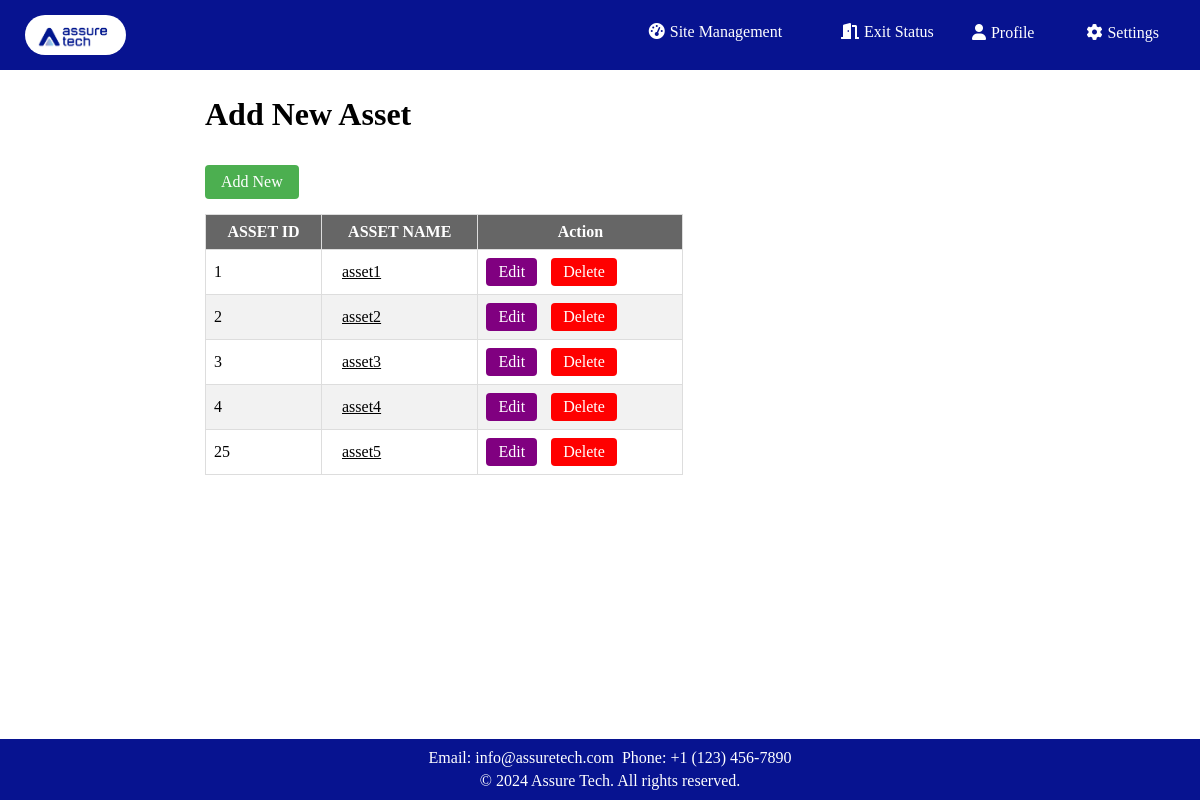
The page /asset_site/ on the database as committed earlier.
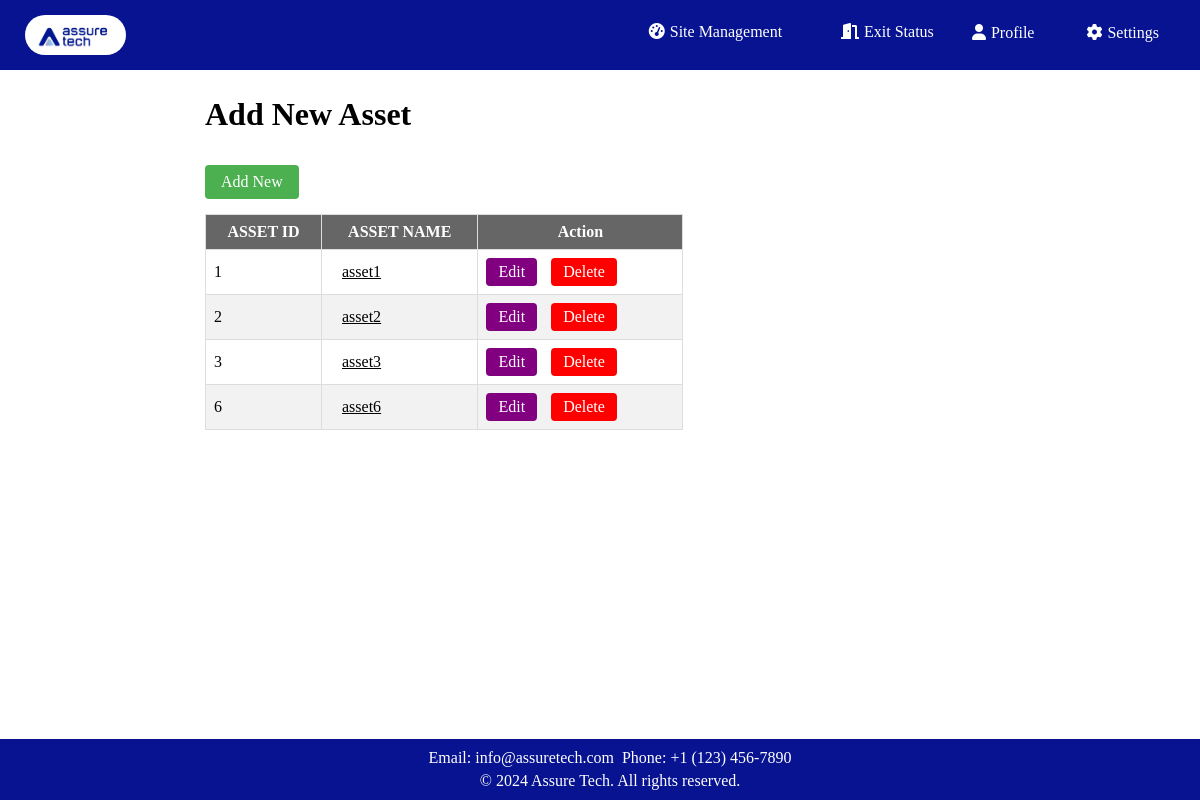
The same page on the database as committed later.
### app1/models.py (models this page shows, shortened)
class Asset(models.Model):
    asset_name = models.CharField(max_length=255)
    asset_id = models.IntegerField(unique=True)
    description = models.CharField(max_length=500)
    asset_category = models.CharField(max_length=250)

### app1/views.py (the view)
# urls.py: path('asset_site/',views.asset_site,name='asset_site'),
def asset_site(request):
    assets = Asset.objects.all()
    return render(request,'app1/asset_site.html',{'assets': assets})

### app1/templates/app1/asset_site.html (shortened to what this page needs)
<!DOCTYPE html>
<html lang="en">
<head>
    {% load static %}
    <link rel="stylesheet" href="https://cdnjs.cloudflare.com/ajax/libs/font-awesome/6.0.0/css/all.min.css">
</head>
<body>
    <div class="nav">
        <a class="logo" href="#"><img src="{% static 'app1/images/logo.jpg' %}" alt="Logo"></a>
        <a class="dash" href="{% url 'sites' %}" style="margin-left: 450px;"><i class="fas fa-tachometer-alt"></i>Site Management</a>
        <a class="exit" href="{% url 'exit' %}"><i class="fas fa-door-open"></i>Exit Status</a>
        <div class="dropdown">
            <a href="#" style="margin-right: 5px;" class="dropbtn"><i class="fas fa-user"></i>Profile</a>
        </div>
        <div class="dropdown">
            <a href="#" class="dropbtn"><i class="fas fa-cog"></i>Settings</a>
        </div>
    </div>
    <div class="main-container">
    <div class="main-content">
        <h1>Add New Asset</h1>
        <a href="{% url 'add_asset' %}" class="add-new-button">Add New</a>
        <table>
            <thead>
                <tr>
                    <th>ASSET ID</th>
                    <th>ASSET NAME</th>
                    <th>Action</th>
                </tr>
            </thead>
            <tbody>
                {% for asset in assets %}
                <tr>
                    <td>{{ asset.asset_id }}</td>
                    <td class="asset-name"><a href="{% url 'asset_detail' pk=asset.pk %}">{{ asset.asset_name }}</a></td>
                    <td>
                        <a href="{% url 'asset_edit' asset.id %}" class="view1">Edit</a>
                        <a href="{% url 'asset_delete' asset.id %}" class="view2">Delete</a>
                    </td>
                </tr>
                {% endfor %}
            </tbody>
        </table>
    </div>
    </div>
    <footer>
        <p>Email: info@assuretech.com</p>
        <p>Phone: +1 (123) 456-7890</p>
        <div class="footer-bottom">
            <p>&copy; 2024 Assure Tech. All rights reserved.</p>
        </div>
    </footer>
</body>
</html>

Rows that differ between the two databases and show on the page:
removed Asset: asset_id "4", asset_name "asset4"
removed Asset: asset_id "25", asset_name "asset5"
added Asset: asset_id "6", asset_name "asset6"
